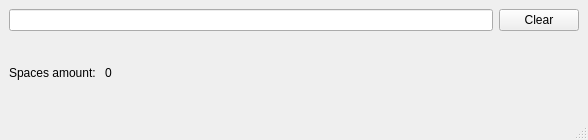
<?xml version="1.0" encoding="UTF-8"?>
<ui version="4.0">
 <class>Application</class>
 <widget class="QMainWindow" name="Application">
  <property name="geometry">
   <rect>
    <x>0</x>
    <y>0</y>
    <width>588</width>
    <height>140</height>
   </rect>
  </property>
  <property name="windowTitle">
   <string>Application</string>
  </property>
  <widget class="QWidget" name="centralwidget">
   <layout class="QVBoxLayout" name="verticalLayout">
    <item>
     <layout class="QHBoxLayout" name="horizontalLayout">
      <item>
       <widget class="QLineEdit" name="data"/>
      </item>
      <item>
       <widget class="QPushButton" name="clearLetter">
        <property name="text">
         <string>Clear</string>
        </property>
       </widget>
      </item>
     </layout>
    </item>
    <item>
     <layout class="QHBoxLayout" name="horizontalLayout_2">
      <item>
       <widget class="QLabel" name="label">
        <property name="text">
         <string>Spaces amount: </string>
        </property>
       </widget>
      </item>
      <item>
       <widget class="QLabel" name="spacesAmount">
        <property name="text">
         <string>0</string>
        </property>
       </widget>
      </item>
      <item>
       <spacer name="horizontalSpacer">
        <property name="orientation">
         <enum>Qt::Horizontal</enum>
        </property>
        <property name="sizeHint" stdset="0">
         <size>
          <width>40</width>
          <height>20</height>
         </size>
        </property>
       </spacer>
      </item>
     </layout>
    </item>
   </layout>
  </widget>
  <widget class="QMenuBar" name="menubar">
   <property name="geometry">
    <rect>
     <x>0</x>
     <y>0</y>
     <width>588</width>
     <height>24</height>
    </rect>
   </property>
  </widget>
  <widget class="QStatusBar" name="statusbar"/>
 </widget>
 <resources/>
 <connections/>
</ui>
